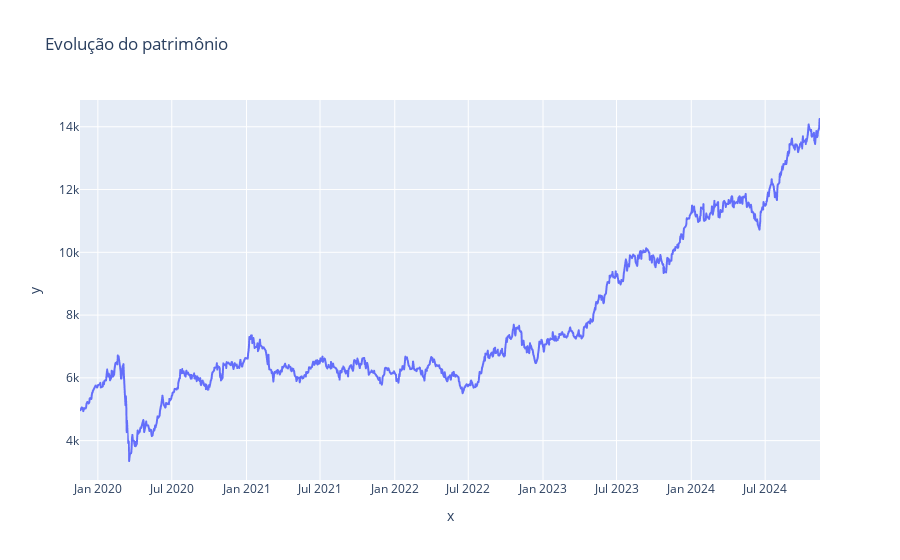

The code cell stored with this chart in its notebook:
### Code cell
figura = px.line(x = df_alocado.index, y = df_alocado['soma valor'], title = 'Evolução do patrimônio')
figura.show()

### Figure 1 — Plotly figure (JSON) as saved in the notebook; plotly's stock layout.template omitted (floating-point values rounded to 4 significant figures; data arrays with more than 128 entries replaced by an {"elided": "..."} marker saying what was removed)
{"data": [{"hovertemplate": "x=%{x}<br>y=%{y}<extra></extra>", "legendgroup": "", "line": {"color": "#636efa", "dash": "solid"}, "marker": {"symbol": "circle"}, "mode": "lines", "name": "", "showlegend": false, "type": "scattergl", "x": {"elided": "1243 str values"}, "xaxis": "x", "y": {"elided": "1243 float values"}, "yaxis": "y"}], "layout": {"legend": {"tracegroupgap": 0}, "title": {"text": "Evolução do patrimônio"}, "xaxis": {"anchor": "y", "domain": [0, 1], "title": {"text": "x"}}, "yaxis": {"anchor": "x", "domain": [0, 1], "title": {"text": "y"}}}}
